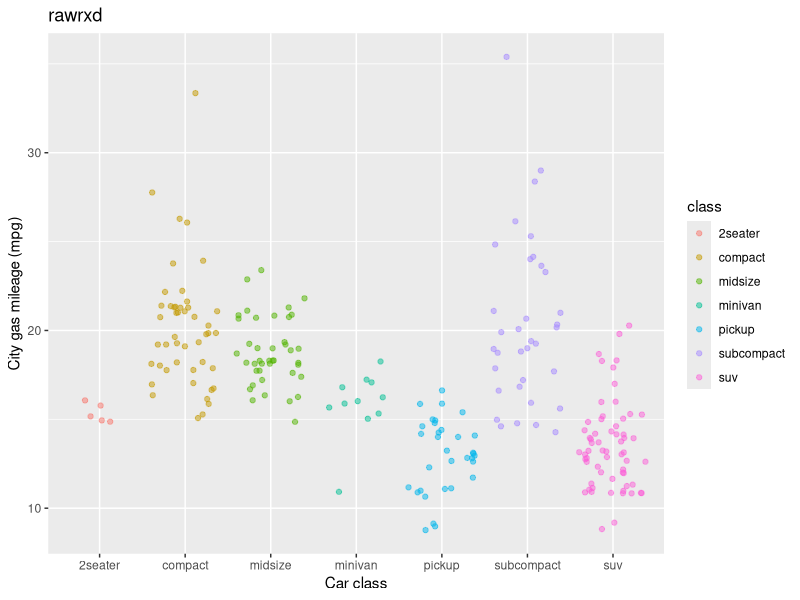

Generate this figure with R:
## ---- chunk 1
knitr::opts_chunk$set(echo = TRUE)
library(tidyverse)
## ---- chunk 2
ggplot(data = mpg, aes(x = class, y = cty)) +
	geom_jitter(aes(color = class), alpha = 0.5) +
	labs(x = "Car class", y = "City gas mileage (mpg)", title = "rawrxd")

